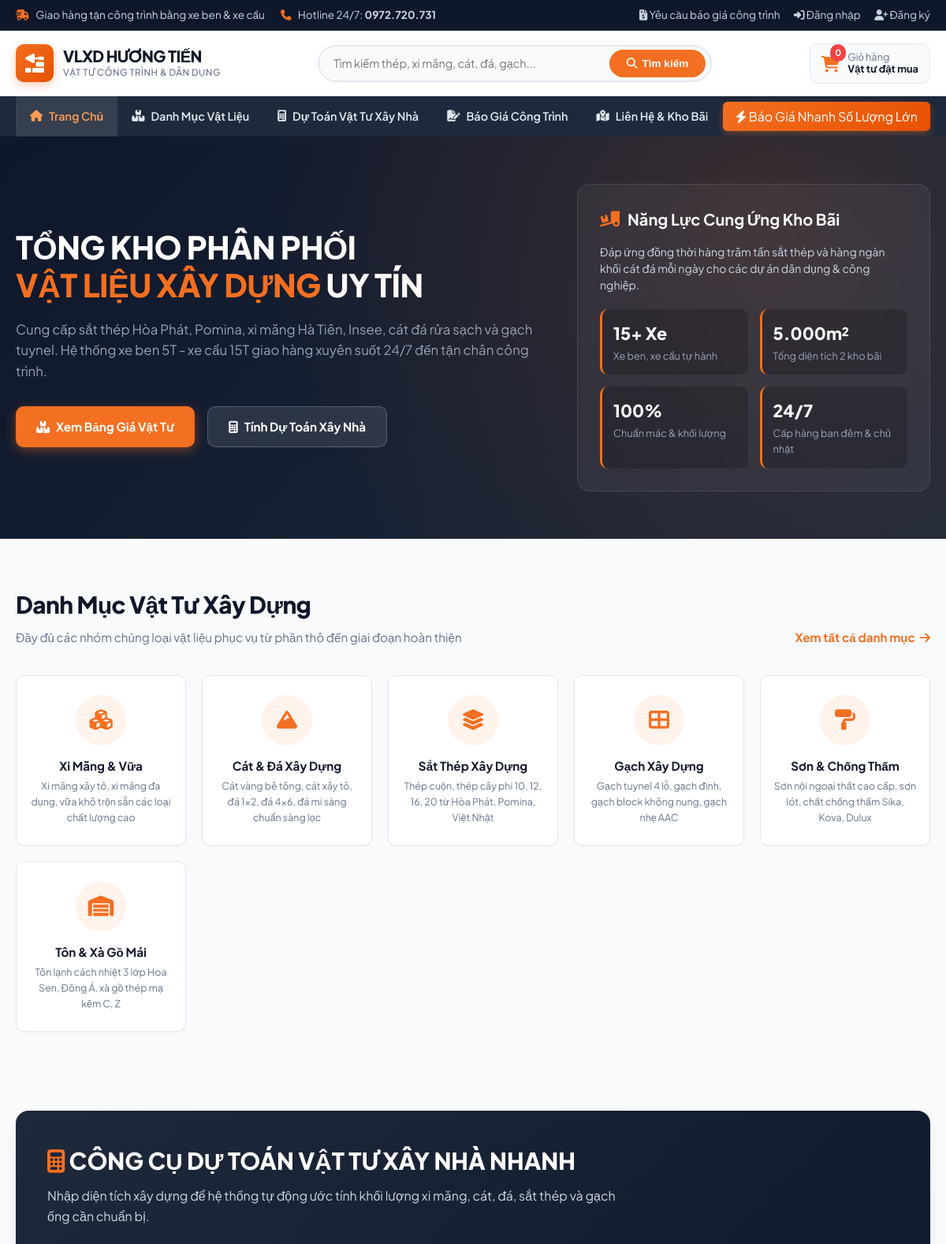
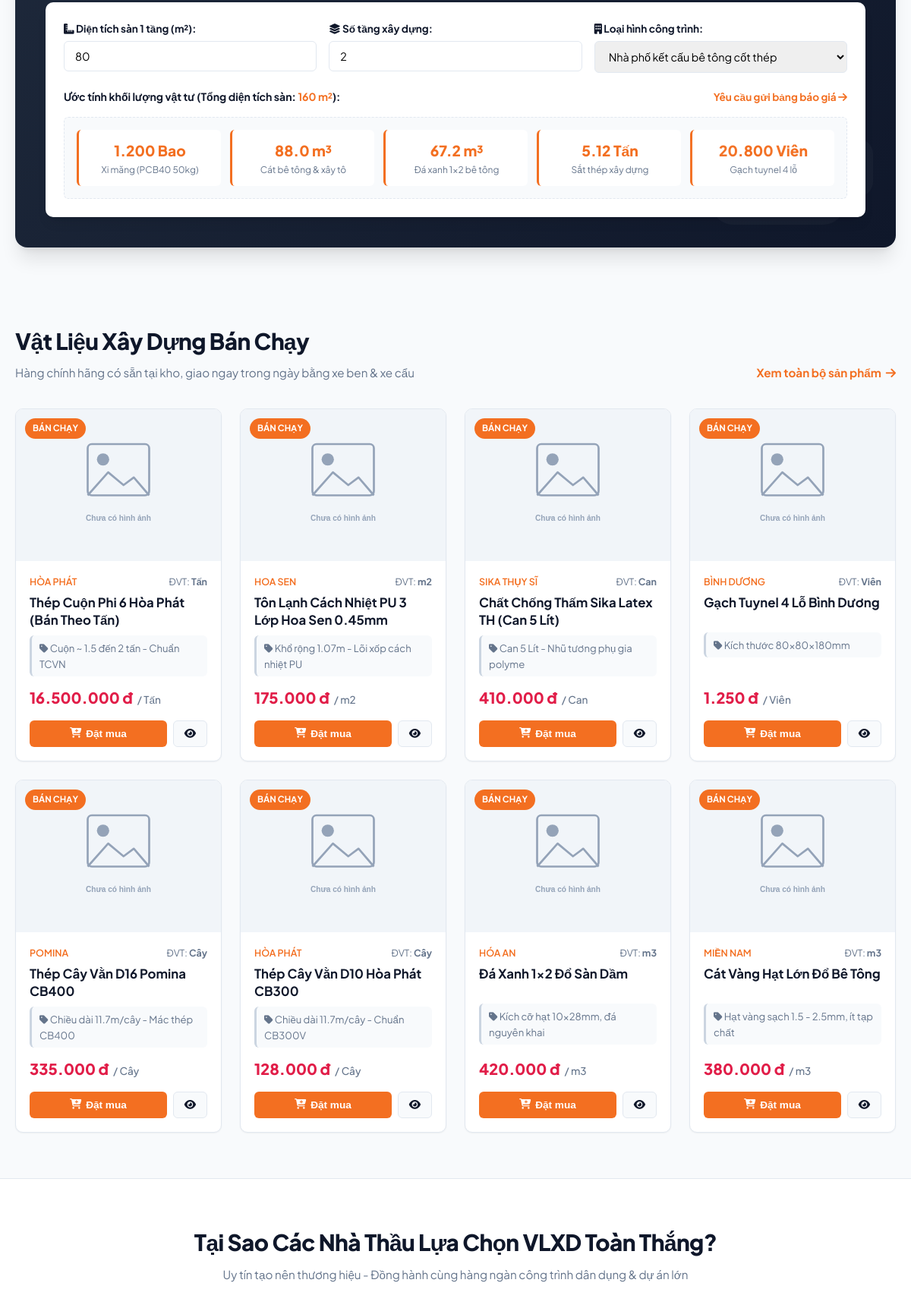
The page / (upper part) on the database its author committed (2 pictures, top to bottom).
### tables this page shows
CREATE TABLE `categories` (
    `id` INT AUTO_INCREMENT PRIMARY KEY,
    `name` VARCHAR(150) NOT NULL,
    `slug` VARCHAR(150) NOT NULL UNIQUE,
    `icon` VARCHAR(50) DEFAULT 'fa-cubes',
    `description` TEXT,
    `status` TINYINT(1) DEFAULT 1,
    `created_at` TIMESTAMP DEFAULT CURRENT_TIMESTAMP
);

CREATE TABLE `products` (
    `id` INT AUTO_INCREMENT PRIMARY KEY,
    `category_id` INT NOT NULL,
    `name` VARCHAR(255) NOT NULL,
    `slug` VARCHAR(255) NOT NULL UNIQUE,
    `sku` VARCHAR(50) UNIQUE,
    `unit` VARCHAR(50) NOT NULL COMMENT 'Đơn vị tính: Bao, Tấn, m3, Cây, Viên, Thùng, Kg',
    `price` DECIMAL(15,2) DEFAULT 0,
    `price_negotiable` TINYINT(1) DEFAULT 0 COMMENT '1: Giá liên hệ theo số lượng công trình',
    `specification` VARCHAR(255) DEFAULT NULL COMMENT 'Quy cách kỹ thuật',
    `brand` VARCHAR(100) DEFAULT NULL COMMENT 'Thương hiệu sản xuất',
    `description` TEXT,
    `image` VARCHAR(255) DEFAULT '/assets/images/no-image.svg',
    `stock` INT DEFAULT 100,
    `is_featured` TINYINT(1) DEFAULT 0,
    `created_at` TIMESTAMP DEFAULT CURRENT_TIMESTAMP,
    CONSTRAINT `fk_products_category` FOREIGN KEY (`category_id`) REFERENCES `categories` (`id`) ON DELETE CASCADE
);

### app/Views/home/index.php (the view, shortened to what the rows shown need)
<section class="hero-section">
    <div class="container hero-grid">
        <div class="hero-content">
            <h2>TỔNG KHO PHÂN PHỐI <br><span>VẬT LIỆU XÂY DỰNG</span> UY TÍN</h2>
            <p>Cung cấp sắt thép Hòa Phát, Pomina, xi măng Hà Tiên, Insee, cát đá rửa sạch và gạch tuynel. Hệ thống xe ben 5T - xe cẩu 15T giao hàng xuyên suốt 24/7 đến tận chân công trình.</p>
            <div class="hero-buttons">
                <a href="<?php echo url('products'); ?>" class="btn-primary">
                    <i class="fa-solid fa-boxes-stacked"></i> Xem Bảng Giá Vật Tư
                </a>
                <a href="<?php echo url('estimate'); ?>" class="btn-secondary">
                    <i class="fa-solid fa-calculator"></i> Tính Dự Toán Xây Nhà
                </a>
            </div>
        </div>
        <div class="hero-card">
            <h3><i class="fa-solid fa-truck-ramp-box"></i> Năng Lực Cung Ứng Kho Bãi</h3>
            <p style="font-size: 0.88rem; color: #cbd5e1; line-height: 1.5;">Đáp ứng đồng thời hàng trăm tấn sắt thép và hàng ngàn khối cát đá mỗi ngày cho các dự án dân dụng & công nghiệp.</p>
            <div class="quick-stats">
                <div class="stat-item"><div class="stat-number">15+ Xe</div><div class="stat-desc">Xe ben, xe cẩu tự hành</div></div>
                <div class="stat-item"><div class="stat-number">5.000m²</div><div class="stat-desc">Tổng diện tích 2 kho bãi</div></div>
                <div class="stat-item"><div class="stat-number">100%</div><div class="stat-desc">Chuẩn mác & khối lượng</div></div>
                <div class="stat-item"><div class="stat-number">24/7</div><div class="stat-desc">Cấp hàng ban đêm & chủ nhật</div></div>
            </div>
        </div>
    </div>
</section>
<section class="section">
    <div class="container">
        <div class="section-header">
            <div class="section-title"><h2>Danh Mục Vật Tư Xây Dựng</h2><p>Đầy đủ các nhóm chủng loại vật liệu phục vụ từ phần thô đến giai đoạn hoàn thiện</p></div>
            <a href="<?php echo url('products'); ?>" class="section-link">Xem tất cả danh mục <i class="fa-solid fa-arrow-right"></i></a>
        </div>
        <div class="categories-grid">
            <?php foreach ($categories as $cat): ?>
                <a href="<?php echo url('products?cat=' . $cat['id']); ?>" class="category-card">
                    <div class="category-icon-wrapper"><i class="fa-solid <?php echo htmlspecialchars($cat['icon']); ?>"></i></div>
                    <h3><?php echo htmlspecialchars($cat['name']); ?></h3>
                    <p><?php echo htmlspecialchars($cat['description']); ?></p>
                </a>
            <?php endforeach; ?>
        </div>
    </div>
</section>
<section class="container">
    <div class="estimate-banner">
        <h2 style="font-size: 1.85rem; font-weight: 800; margin-bottom: 8px;">
            <i class="fa-solid fa-calculator" style="color: var(--primary);"></i> CÔNG CỤ DỰ TOÁN VẬT TƯ XÂY NHÀ NHANH
        </h2>
        <p style="color: #cbd5e1; max-width: 750px;">Nhập diện tích xây dựng để hệ thống tự động ước tính khối lượng xi măng, cát, đá, sắt thép và gạch ống cần chuẩn bị.</p>
        <div class="calc-box">
            <div class="calc-inputs">
                <div class="form-group"><label><i class="fa-solid fa-ruler-combined"></i> Diện tích sàn 1 tầng (m²):</label><input type="number" id="calc-area" class="form-control" value="80" min="10" max="2000"></div>
                <div class="form-group"><label><i class="fa-solid fa-layer-group"></i> Số tầng xây dựng:</label><input type="number" id="calc-floors" class="form-control" value="2" min="1" max="20"></div>
                <div class="form-group"><label><i class="fa-solid fa-building"></i> Loại hình công trình:</label><select id="calc-type" class="form-control"><option value="nhapho">Nhà phố kết cấu bê tông cốt thép</option></select></div>
            </div>
            <div style="display: flex; justify-content: space-between; align-items: center; flex-wrap: wrap; margin-bottom: 10px;">
                <span style="font-size: 0.88rem; font-weight: 700; color: var(--secondary-dark);">Ước tính khối lượng vật tư (Tổng diện tích sàn: <span id="res-total-area" style="color: var(--primary);">160 m²</span>):</span>
                <a href="<?php echo url('quote'); ?>" style="font-size: 0.85rem; color: var(--primary); font-weight: 700;">Yêu cầu gửi bảng báo giá <i class="fa-solid fa-arrow-right"></i></a>
            </div>
            <div class="calc-results">
                <div class="res-item"><div class="res-val" id="res-cement">1.200 Bao</div><div class="res-label">Xi măng (PCB40 50kg)</div></div>
                <div class="res-item"><div class="res-val" id="res-sand">88.0 m³</div><div class="res-label">Cát bê tông & xây tô</div></div>
                <div class="res-item"><div class="res-val" id="res-stone">67.2 m³</div><div class="res-label">Đá xanh 1x2 bê tông</div></div>
                <div class="res-item"><div class="res-val" id="res-steel">5.12 Tấn</div><div class="res-label">Sắt thép xây dựng</div></div>
                <div class="res-item"><div class="res-val" id="res-brick">20.800 Viên</div><div class="res-label">Gạch tuynel 4 lỗ</div></div>
            </div>
        </div>
    </div>
</section>
<section class="section">
    <div class="container">
        <div class="section-header">
            <div class="section-title"><h2>Vật Liệu Xây Dựng Bán Chạy</h2><p>Hàng chính hãng có sẵn tại kho, giao ngay trong ngày bằng xe ben & xe cẩu</p></div>
            <a href="<?php echo url('products'); ?>" class="section-link">Xem toàn bộ sản phẩm <i class="fa-solid fa-arrow-right"></i></a>
        </div>
        <div class="products-grid">
            <?php foreach ($featured_products as $prod): ?>
                <div class="product-card">
                    <?php if ($prod['is_featured']): ?><span class="product-badge featured">Bán chạy</span><?php endif; ?>
                    <div class="product-thumb"><img src="<?php echo htmlspecialchars($prod['image']); ?>" alt="<?php echo htmlspecialchars($prod['name']); ?>" loading="lazy" onerror="this.onerror=null;this.src='<?php echo asset('images/no-image.svg'); ?>'"></div>
                    <div class="product-body">
                        <div class="product-meta"><span class="product-brand"><?php echo htmlspecialchars($prod['brand']); ?></span><span>ĐVT: <strong><?php echo htmlspecialchars($prod['unit']); ?></strong></span></div>
                        <h3 class="product-title"><a href="<?php echo url('product/' . $prod['id']); ?>"><?php echo htmlspecialchars($prod['name']); ?></a></h3>
                        <div class="product-spec"><i class="fa-solid fa-tag"></i> <?php echo htmlspecialchars($prod['specification']); ?></div>
                        <div class="product-pricing">
                            <span class="product-price"><?php echo formatCurrency($prod['price'], $prod['price_negotiable']); ?></span>
                            <?php if ($prod['price'] > 0): ?><span class="product-unit">/ <?php echo htmlspecialchars($prod['unit']); ?></span><?php endif; ?>
                        </div>
                        <div class="product-actions">
                            <form action="<?php echo url('cart'); ?>" method="POST" style="margin: 0;"><button type="submit" class="btn-cart" style="width: 100%;"><i class="fa-solid fa-cart-plus"></i> Đặt mua</button></form>
                            <a href="<?php echo url('product/' . $prod['id']); ?>" class="btn-detail" title="Xem chi tiết"><i class="fa-solid fa-eye"></i></a>
                        </div>
                    </div>
                </div>
            <?php endforeach; ?>
        </div>
    </div>
</section>
<section class="section" style="background: #ffffff; border-top: 1px solid var(--border-color); border-bottom: 1px solid var(--border-color);">
    <div class="container">
        <div class="section-title" style="text-align: center; margin-bottom: 35px;"><h2>Tại Sao Các Nhà Thầu Lựa Chọn VLXD Toàn Thắng?</h2><p>Uy tín tạo nên thương hiệu - Đồng hành cùng hàng ngàn công trình dân dụng & dự án lớn</p></div>
    </div>
</section>

### core/Router.php (shortened to what the rows shown need)
<?php
class Router
{
    private array $routes = [];
    private function addRoute(string $method, string $path, string $handler): void
    {
        $this->routes[] = [
            'method'  => $method,
            'path'    => $path,
            'handler' => $handler,
        ];
    }
    public function dispatch(string $url): void
    {
        $url = trim($url, '/');
        $method = $_SERVER['REQUEST_METHOD'];
        foreach ($this->routes as $route) {
            $pattern = $this->convertToRegex($route['path']);
            if ($route['method'] === $method && preg_match($pattern, $url, $matches)) {
                $params = array_filter($matches, 'is_string', ARRAY_FILTER_USE_KEY);
                $this->callHandler($route['handler'], $params);
                return;
            }
        }
    }
    private function convertToRegex(string $path): string
    {
        $path = trim($path, '/');
        $path = preg_replace('/\{(\w+)\}/', '(?P<$1>[^/]+)', $path);
        return '#^' . $path . '$#';
    }
    private function callHandler(string $handler, array $params): void
    {
        [$controllerName, $method] = explode('@', $handler);
        $controller = new $className();
        call_user_func_array([$controller, $method], $params);
    }
}

### core/helpers.php (shortened to what the rows shown need)
<?php
function formatCurrency($amount, $is_negotiable = 0)
{
    return number_format($amount, 0, ',', '.') . ' <span class="currency-symbol">đ</span>';
}
function url($path = '')
{
    $base = rtrim(BASE_URL, '/');
    return $base . '/' . ltrim($path, '/');
}
function asset($path)
{
    $base = rtrim(BASE_URL, '/');
    return $base . '/assets/' . ltrim($path, '/');
}

### rows shown on the page
categories: name "Xi Măng & Vữa", description "Xi măng xây tô, xi măng đa dụng, vữa khô trộn sẵn các loại chất lượng cao"
categories: name "Cát & Đá Xây Dựng", description "Cát vàng bê tông, cát xây tô, đá 1x2, đá 4x6, đá mi sàng chuẩn sàng lọc"
categories: name "Sắt Thép Xây Dựng", description "Thép cuộn, thép cây phi 10, 12, 16, 20 từ Hòa Phát, Pomina, Việt Nhật"
categories: name "Gạch Xây Dựng", description "Gạch tuynel 4 lỗ, gạch đinh, gạch block không nung, gạch nhẹ AAC"
categories: name "Sơn & Chống Thấm", description "Sơn nội ngoại thất cao cấp, sơn lót, chất chống thấm Sika, Kova, Dulux"
categories: name "Tôn & Xà Gồ Mái", description "Tôn lạnh cách nhiệt 3 lớp Hoa Sen, Đông Á, xà gồ thép mạ kẽm C, Z"
products: is_featured "BÁN CHẠY", image (placeholder picture), brand "HÒA PHÁT", unit "Tấn", name "Thép Cuộn Phi 6 Hòa Phát (Bán Theo Tấn)", specification "Cuộn ~ 1.5 đến 2 tấn - Chuẩn TCVN", price "16.500.000"
products: is_featured "BÁN CHẠY", image (placeholder picture), brand "HOA SEN", unit "m2", name "Tôn Lạnh Cách Nhiệt PU 3 Lớp Hoa Sen 0.45mm", specification "Khổ rộng 1.07m - Lõi xốp cách nhiệt PU", price "175.000"
products: is_featured "BÁN CHẠY", image (placeholder picture), brand "SIKA THỤY SĨ", unit "Can", name "Chất Chống Thấm Sika Latex TH (Can 5 Lít)", specification "Can 5 Lít - Nhũ tương phụ gia polyme", price "410.000"
products: is_featured "BÁN CHẠY", image (placeholder picture), brand "BÌNH DƯƠNG", unit "Viên", name "Gạch Tuynel 4 Lỗ Bình Dương", specification "Kích thước 80x80x180mm", price "1.250"
products: is_featured "BÁN CHẠY", image (placeholder picture), brand "POMINA", unit "Cây", name "Thép Cây Vằn D16 Pomina CB400", specification "Chiều dài 11.7m/cây - Mác thép CB400", price "335.000"
products: is_featured "BÁN CHẠY", image (placeholder picture), brand "HÒA PHÁT", unit "Cây", name "Thép Cây Vằn D10 Hòa Phát CB300", specification "Chiều dài 11.7m/cây - Chuẩn CB300V", price "128.000"
products: is_featured "BÁN CHẠY", image (placeholder picture), brand "HÓA AN", unit "m3", name "Đá Xanh 1x2 Đổ Sàn Dầm", specification "Kích cỡ hạt 10x28mm, đá nguyên khai", price "420.000"
products: is_featured "BÁN CHẠY", image (placeholder picture), brand "MIỀN NAM", unit "m3", name "Cát Vàng Hạt Lớn Đổ Bê Tông", specification "Hạt vàng sạch 1.5 - 2.5mm, ít tạp chất", price "380.000"
